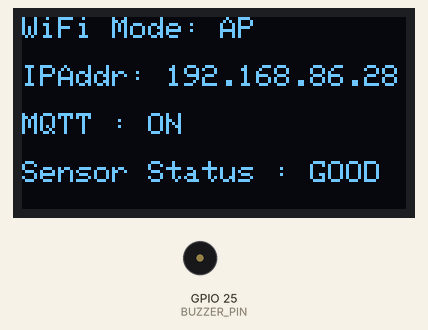
Bench run of a sketch on a simulated ESP32. Parts: 128×64 one-colour display, buzzer (waves = sounding, pin HIGH).

Above: at 0.1 s.
At 5.28 s:
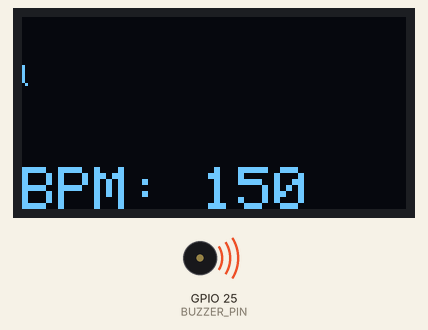
At 14.66 s:
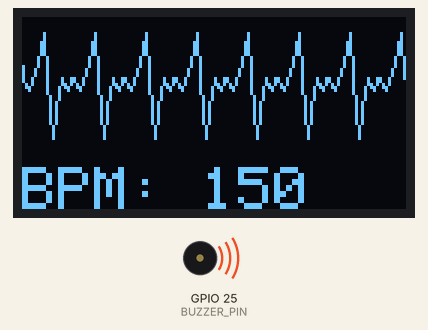
At 39.7 s:
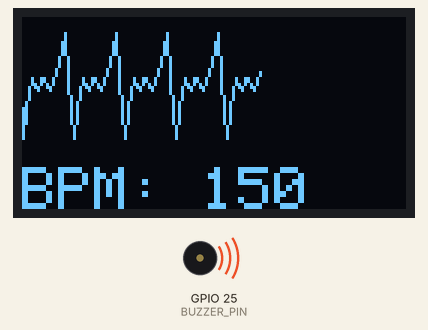
Timing chart, 0 to 40.0 s (numbered marks = the images above):
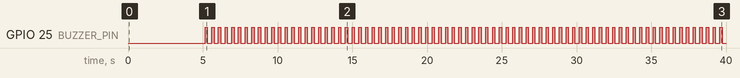

Measured:
- by itself, GPIO 25 (BUZZER_PIN): LOW → HIGH at 5.2 s, → LOW 0.15 s later, → HIGH 0.30 s later, → LOW 0.15 s later, … (156 changes in this stretch)
- what the display in image 0 shows lasts 5.0 s, from 0.1 s to 5.1 s

The sketch:

Virtual_ECG_HR_OLED.ino
```cpp
#include <Arduino.h>
#include "ecg_display.h"

int BPM = 150;  // Initial BPM

// Task Handle
TaskHandle_t TaskECGHandle = NULL;

// ECG Task (Handles both ECG display & BPM control)
void TaskECG(void *pvParameters) {
  unsigned long lastStatus = millis();
  unsigned long lastECG;
  int displayMode = 0;
  displayStatus("AP", "192.168.86.28", "ON", "GOOD");

  while (1) {
    if((millis() - lastStatus >= 5000) && (displayMode == 0)){
      clearScreen();
      displayMode = 1;
      lastECG = millis();
    } else if ((millis() - lastECG >= 60000) && (displayMode == 1)){
      clearScreen();
      displayMode = 0;
      lastStatus = millis();
    }

    if(displayMode == 1){
      displayECG(BPM);  // Update ECG display
      vTaskDelay(pdMS_TO_TICKS(stepDelay));  // Delay 100ms
    }
    else if(displayMode == 0){
      displayStatus("AP", "192.168.86.28", "ON", "GOOD");
      vTaskDelay(pdMS_TO_TICKS(100));  // Delay 100ms
    }
  }
}

void setup() {
    Serial.begin(115200);
    init_OLED();  // Setup OLED

    // Create a single task for ECG & BPM control
    xTaskCreatePinnedToCore(
        TaskECG,        // Task function
        "ECG Task",     // Task name
        4096,           // Stack size
        NULL,           // No parameters
        1,              // Priority
        &TaskECGHandle, // Task handle
        0               // Run on Core 0
    );
}

void loop() {
    vTaskDelete(NULL); // Disable loop()
}
```

ecg_display.cpp
```cpp
#include "ecg_display.h"

Adafruit_SH1106G oled = Adafruit_SH1106G(SCREEN_WIDTH, SCREEN_HEIGHT, &Wire);
int a = 0, lasta = 0, lastb = SCREEN_HEIGHT / 4;

const int ecgPattern[] = {10, 12, 14, 10, 8, 5, 0, -5, 10, 20, 30, 20, 15, 10, 12, 14, 10};
const int ecgLength = sizeof(ecgPattern) / sizeof(ecgPattern[0]);
int ecgIndex = 0;
int stepDelay;

unsigned long lastBeatTime = 0;
bool beatTriggered = false;
bool buzzerOn = false;
unsigned long buzzerStartTime = 0;
const int buzzerDuration = 100;

void init_OLED() {
    oled.begin(OLED_Address, true);
    oled.clearDisplay();
    oled.display();
    pinMode(BUZZER_PIN, OUTPUT);
}

void displayECG(int BPM) {  // รับ BPM จาก main.cpp
    static int beatInterval = 60000 / BPM;  // เปลี่ยน BPM ได้แบบ dynamic
    if (a > 127) {
        oled.clearDisplay();
        oled.display();
        a = 0;
        lasta = 0;
    }

    beatInterval = 60000 / BPM;  // อัปเดตจังหวะ heartbeat
    stepDelay = beatInterval / ecgLength;

    int b = ecgPattern[ecgIndex] + 10;
    ecgIndex = (ecgIndex + 1) % ecgLength;

    oled.setTextColor(SH110X_WHITE);
    oled.drawPixel(a, b, SH110X_WHITE);
    oled.drawLine(lasta, lastb, a, b, SH110X_WHITE);
    oled.display();

    lastb = b;
    lasta = a;

    oled.fillRect(0, 50, 128, 16, SH110X_BLACK);
    oled.setCursor(0, 50);
    oled.setTextSize(2);
    oled.print("BPM: ");
    oled.print(BPM);
    oled.display();
    a++;

    unsigned long currentTime = millis();
    if (currentTime - lastBeatTime >= beatInterval) {
        lastBeatTime = currentTime;
        beatTriggered = true;
    }

    if (beatTriggered) {
        digitalWrite(BUZZER_PIN, HIGH);
        buzzerOn = true;
        buzzerStartTime = millis();
        beatTriggered = false;
    }

    if (buzzerOn && millis() - buzzerStartTime >= buzzerDuration) {
        digitalWrite(BUZZER_PIN, LOW);
        buzzerOn = false;
    }
}

void displayStatus(String mode, String ip, String mqtt, String sensor){
  oled.clearDisplay();
  oled.setTextSize(1);
  oled.setTextColor(SH110X_WHITE);
  oled.setCursor(0, 0);
  oled.println("WiFi Mode: " + mode);
  oled.println();
  oled.println("IPAddr: " + ip);
  oled.println();
  oled.println("MQTT : " + mqtt);
  oled.println();
  oled.println("Sensor Status : " + sensor);
  oled.display();
}

void clearScreen(){
  oled.clearDisplay();
}
```

ecg_display.h
```cpp
#ifndef ECG_DISPLAY_H
#define ECG_DISPLAY_H

#include <Arduino.h>
#include <Adafruit_SH110X.h>

#define SCREEN_WIDTH 128
#define SCREEN_HEIGHT 64
#define OLED_Address 0x3C
#define BUZZER_PIN 25 // Define buzzer pin

extern Adafruit_SH1106G oled;
extern int BPM;
extern int stepDelay;

void init_OLED();  // ฟังก์ชันเริ่มต้นการตั้งค่า
void displayECG(int BGM); // ฟังก์ชันแสดงผล ECG
void displayStatus(String mode, String ip, String mqtt, String sensor);
void clearScreen();

#endif
```
